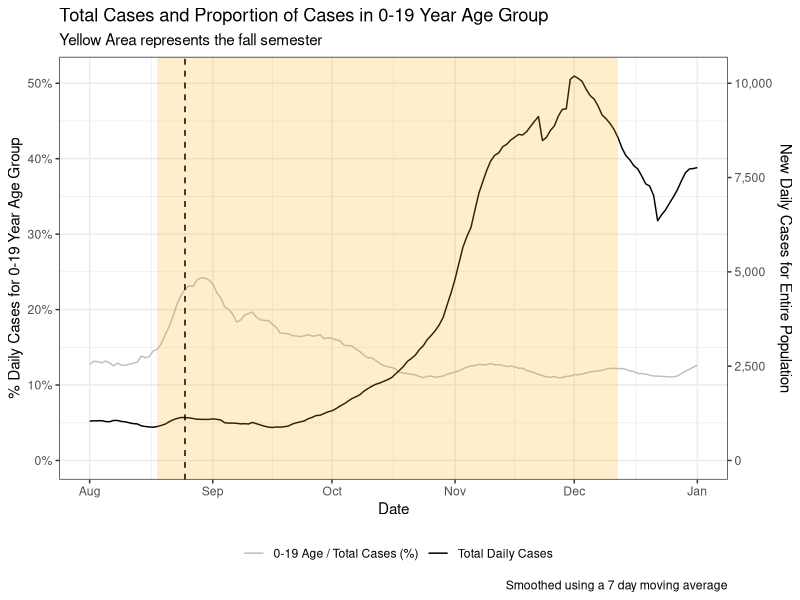
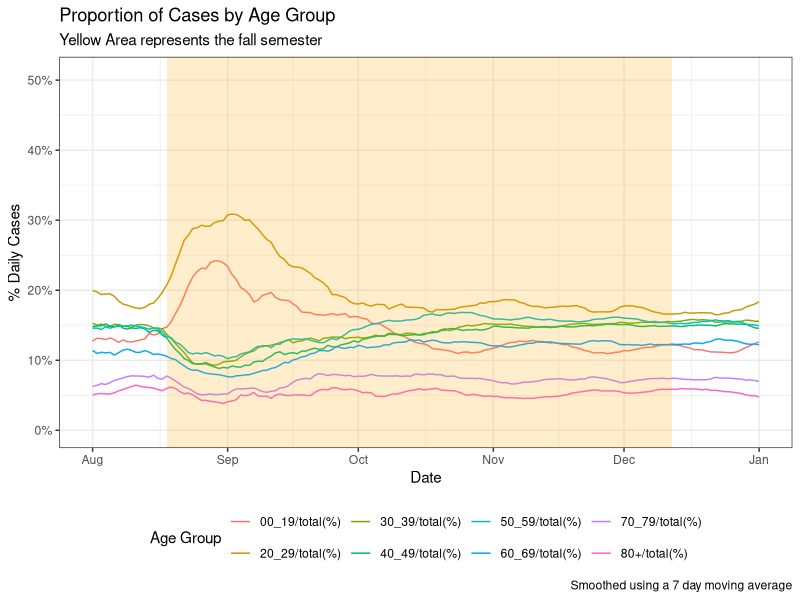

Source code (R) for these figures, in order:
## ---- chunk 1
knitr::opts_chunk$set(echo = TRUE)
## ---- chunk 2
library(readxl)
cases_by_age <- read_excel("OhiobyAge.xlsx")
## ---- chunk 3
library(tidyverse)
library(lubridate)
require(scales)


rolling_age_cases <- cases_by_age %>%
  mutate(youth_prop_roll = zoo::rollmean(`00_19/total(%)`, k = 7, fill = NA),
         all_roll = zoo::rollmean(`00_80+`, k = 7, fill = NA))

colors <- c("Total Daily Cases" = "black",
            "0-19 Age / Total Cases (%)" = "gray")

coeff <- 200

ggplot(rolling_age_cases, aes(x=Date)) + 
  geom_line( aes(y=youth_prop_roll,
                 color = "0-19 Age / Total Cases (%)"), 
             na.rm = T)+
  geom_line( aes(y=all_roll/coeff,
                 color = "Total Daily Cases"), 
             na.rm = T) +
  scale_y_continuous(
    # Features of the first axis
    name = "% Daily Cases for 0-19 Year Age Group",
    labels = function(x){paste0(x, "%")},
    # Add a second axis and specify its features
    sec.axis = sec_axis(~.*coeff, name="New Daily Cases for Entire Population",
                        label=comma)
  ) +
  geom_rect(data=rolling_age_cases[1,],
            aes(xmin=as.POSIXct ("2020/08/18"), xmax=as.POSIXct ("2020/12/12"),
                ymin=-Inf,ymax=Inf),
            color = NA,alpha=0.2, show.legend = F, fill = "orange") + 
  geom_vline(xintercept = as.POSIXct ("2020/08/18") + days(7),lty = 2)+ 
  xlim(c(as.POSIXct ("2020/08/01"),as.POSIXct ("2021/01/01"))) + 
  labs(title = "Total Cases and Proportion of Cases in 0-19 Year Age Group",
       subtitle = "Yellow Area represents the fall semester",
       caption = "Smoothed using a 7 day moving average",
       color = "")+
  scale_color_manual(values = colors)+ 
  theme_bw() + 
  theme(legend.position='bottom')

#ggsave("state_level_age.jpg",width = 7, height = 5)
## ---- chunk 4
cases_by_age_long <- cases_by_age %>%
  gather(age_group, percent_cases, 
         `00_19/total(%)`:`80+/total(%)`,
         factor_key=TRUE) %>%
  group_by(age_group) %>%
  mutate(roll_percent_cases= zoo::rollmean(percent_cases, k = 7, fill = NA))

ggplot(cases_by_age_long,aes(x = Date, y = roll_percent_cases, color = age_group)) + 
  geom_line(na.rm = T) +
  scale_y_continuous(labels = function(x){paste0(x, "%")})+
  geom_rect(data=cases_by_age_long[1,],
            aes(xmin=as.POSIXct ("2020/08/18"), xmax=as.POSIXct ("2020/12/12"),
                ymin=-Inf,ymax=Inf),
            color = NA,alpha=0.2, show.legend = F, fill = "orange")  + 
  xlim(c(as.POSIXct ("2020/08/01"),as.POSIXct ("2021/01/01"))) + 
  theme_bw() + 
  labs(title = "Proportion of Cases by Age Group",
       subtitle = "Yellow Area represents the fall semester",
       y = "% Daily Cases",
       caption = "Smoothed using a 7 day moving average",
       color = "Age Group")+ 
  theme(legend.position='bottom')
#ggsave("prop_age.jpg", width = 7,height = 5)
